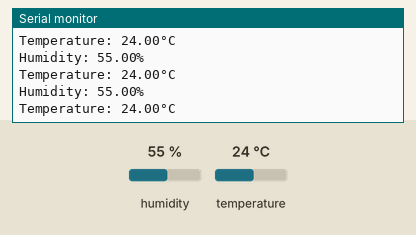
Bench run of a sketch on a simulated Arduino Uno, built with avr-gcc and run on an emulated ATmega328P. Shown: the last lines printed to the serial monitor. Wiring (inferred from the names in the program): DHT11 sensor: data pin 6. The inputs (shaded band) are chosen by the test bench; at power-on: humidity 55 %, temperature 24 °C.

Above: at 5.3 s.
5.4 s: humidity set to 22 %
At 8.9 s:
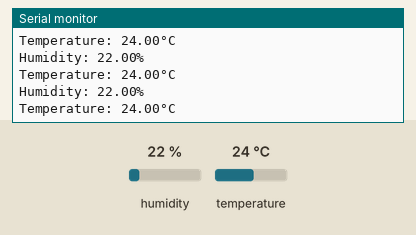
12.4 s: temperature set to 12 °C
At 15.6 s:
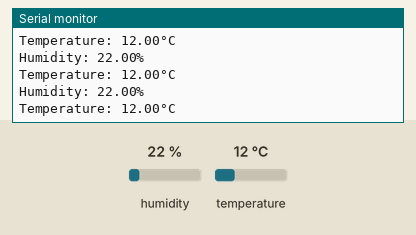
15.8 s: temperature set to 41 °C
At 18.1 s:
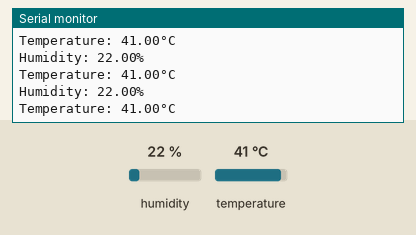
Timing chart, 0 to 19.6 s (numbered marks = the images above; inputs shaded):
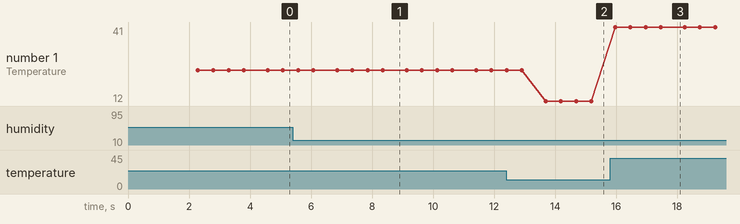

Measured:
- after the input at 5.4 s, the serial monitor: prints a new line after 1.4 s (image 1)
- after the input at 12.4 s, the serial monitor: prints a new line after 1.3 s (image 2)
- after the input at 15.8 s, the serial monitor: prints a new line after 0.16 s (image 3)
- plotted number 1: 24 → 12 after the input at 12.4 s, 12 → 41 after the input at 15.8 s

The sketch:

Humid_Temp_DHT11.ino
```cpp
/* Humidity Sensor DHT11 */

/* dht.h library is available on https://github.com/RobTillaart/Arduino/tree/master/libraries/DHTlib */
#include <DHT.h>


/* Set pins for DHT11 */
#define DHTDATAPIN 6
#define DHTTYPE DHT11

/* Global varaibles for DHT11 */
DHT dht(DHTDATAPIN, DHTTYPE);
float tmp = 0, humi = 0;

void setup()
{
  /* DHT11 */
  pinMode(DHTDATAPIN, INPUT);   // set humi_dataPin pin as input

  Serial.begin(9600);             // Start the serial communication
}

void dht11(void)
{
  /* Read humi_dataPin */
  tmp = dht.readTemperature();
  tmp = constrain(tmp, 0, 50);
  humi = dht.readHumidity();
  humi = constrain(humi, 20, 90);

  /* Display humidity and temperature on Serial Monitor */
  Serial.print("Humidity: ");
  Serial.print(humi);
  Serial.println("%");
  Serial.print("Temperature: ");
  Serial.print(tmp);
  Serial.println("°C");

}
void loop()
{
  delay(500);  // check and display data every 0.5 seconds
  dht11();
}
```
